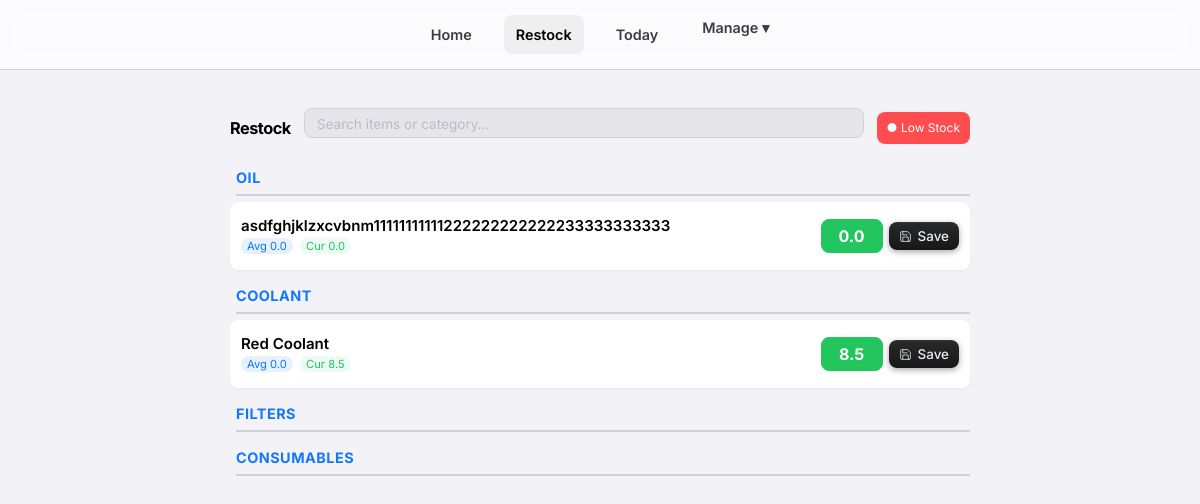
The page /stock/ (signed in) on the database its author committed.
### consumables/models.py (models this page shows, shortened)
class Category(models.Model):
    name = models.CharField(max_length=100)
    class Meta:
        verbose_name_plural = "Categories"

class Item(models.Model):
    category = models.ForeignKey(Category, related_name='items', on_delete=models.CASCADE)
    subcategory = models.ForeignKey(SubCategory, related_name='items', on_delete=models.SET_NULL, null=True, blank=True)
    name = models.CharField(max_length=200)
    average_stock = models.FloatField(default=0, help_text="Ideal stock level for calculation")
    current_stock = models.FloatField(default=0)
    usage_count = models.FloatField(default=0, help_text="Cached popularity score (frequency of use)")
    score = models.IntegerField(default=1, help_text="Credits earned per unit taken")
    class Meta:
        constraints = [
            models.UniqueConstraint(
                fields=['category', 'name'],
                condition=models.Q(subcategory__isnull=True),
                name='unique_direct_item_idx'
            ),
            models.UniqueConstraint(
                fields=['subcategory', 'name'],
                name='unique_subcategory_item_idx'
            )
        ]
        ordering = ['-usage_count', 'name']
    def stock_percentage(self):
        if self.average_stock <= 0:
            return 100 # Default to full/green if no average set to avoid div/0 error showing red
        return (self.current_stock / self.average_stock) * 100
    def stock_status_color(self):
        pct = self.stock_percentage()
        if pct < 25:
            return "#ef4444" # Red
        elif pct < 50:
            return "#eab308" # Yellow
        else:
            return "#22c55e" # Green

### consumables/views.py (the view)
# urls.py: path('stock/', views.stock_list, name='stock_list'),
@login_required
def stock_list(request):
    categories = Category.objects.prefetch_related('items').all()
    return render(request, 'consumables/stock_list.html', {'categories': categories})

### consumables/templates/consumables/stock_list.html (shortened to what this page needs)
{% extends 'consumables/base.html' %}
{% block content %}
<div class="restock-container">
    <div class="top-row">
        <h2>Restock</h2>
        <div class="search-container">
            <input id="restockSearch" class="tiny-search" type="text" placeholder="Search items or category…">
        </div>
        <a href="{% url 'low_stock_list' %}" class="low-stock-btn">
            ● Low Stock
        </a>
    </div>
    {% for category in categories %}
    <div class="category-section">
        <h3 class="category-title">{{ category.name }}</h3>
        {% for item in category.items.all %}
        <form method="post" action="{% url 'update_stock' item.id %}" class="item-card" data-default-display="flex"
            style="background: linear-gradient(90deg, var(--card-bg) {{ item.stock_percentage|floatformat:0 }}%, transparent {{ item.stock_percentage|floatformat:0 }}%);">
            <div class="item-info">
                <div class="item-name" onclick="this.classList.toggle('expanded')">
                    {{ item.name }}
                </div>
                <div class="item-stock">
                    <span class="stock-badge avg-badge">Avg {{ item.average_stock }}</span>
                    <span class="stock-badge cur-badge" style="color:{{ item.stock_status_color }}">
                        Cur {{ item.current_stock }}
                    </span>
                </div>
            </div>
            <div class="controls">
                <input type="number" name="current_stock" value="{{ item.current_stock }}" inputmode="decimal"
                    step="0.1"
                    style="background-color: {{ item.stock_status_color }}; border-color: {{ item.stock_status_color }}; color: white; font-weight: bold;">
                <button type="submit" class="btn-save">
                    <svg viewBox="0 0 24 24" fill="none" stroke="currentColor" stroke-width="1.6" stroke-linecap="round"
                        stroke-linejoin="round">
                        <path d="M19 21H5a2 2 0 0 1-2-2V5a2 2 0 0 1 2-2h11l5 5v11a2 2 0 0 1-2 2z" />
                        <path d="M17 21v-8H7v8" />
                        <path d="M7 3v6h8" />
                    </svg>
                    Save
                </button>
            </div>
        </form>
        {% endfor %}
    </div>
    {% endfor %}
</div>
{% endblock %}

### consumables/static/css/style.css (style rules this page uses)
:root { --bg-color: #f2f2f7; --card-bg: #ffffff; --text-primary: #000000; --text-secondary: #3c3c43; --accent-red: #ff3b30; --accent-blue: #007aff; --accent-green: #34c759; --accent-yellow: #f59e0b; --border-color: #d1d1d6; --glass-bg: rgba(255, 255, 255, 0.7); --glass-border: rgba(0, 0, 0, 0.1); --input-bg: rgba(0, 0, 0, 0.05); }
* { box-sizing: border-box; margin: 0; padding: 0; font-family: 'Inter', -apple-system, BlinkMacSystemFont, "Segoe UI", Roboto, Helvetica, Arial, sans-serif; }
body { background-color: var(--bg-color); color: var(--text-primary); line-height: 1.6; padding-bottom: 80px; }
h1, h2, h3 { font-weight: 700; letter-spacing: -0.5px; margin-bottom: 1rem; color: var(--text-primary); }
a { color: var(--accent-blue); text-decoration: none; }
.category-section { margin-bottom: 40px; }
.category-title { font-size: 1.5rem; border-bottom: 2px solid var(--border-color); padding-bottom: 5px; margin-bottom: 10px; color: var(--accent-blue); text-transform: uppercase; letter-spacing: 1px; }
.item-card { background-color: var(--card-bg); padding: 15px; margin-bottom: 10px; border-radius: 12px; display: flex; justify-content: space-between; align-items: center; border: 1px solid var(--border-color); transition: transform 0.2s, box-shadow 0.2s; box-shadow: 0 1px 3px rgba(0, 0, 0, 0.05); }
.item-info { flex-grow: 1; min-width: 0; margin-right: 10px; }
.item-name { font-weight: 600; font-size: 1.1rem; color: var(--text-primary); white-space: nowrap; overflow: hidden; text-overflow: ellipsis; cursor: pointer; line-height: 1.3; }
.item-stock { font-size: 0.8rem; color: var(--text-secondary); }
input[type="text"], input[type="password"], input[type="number"], select { width: 100%; padding: 12px; margin: 8px 0; background-color: var(--input-bg); border: 1px solid var(--border-color); border-radius: 8px; color: var(--text-primary); font-size: 1rem; transition: border-color 0.2s, background-color 0.2s; }
.search-container { margin-bottom: 10px; padding: 0 5px; }
.tiny-search { width: 100%; background: var(--input-bg); border: 1px solid var(--border-color); border-radius: 20px; padding: 2px 10px; color: var(--text-primary); font-size: 0.8rem; line-height: normal; outline: none; transition: all 0.2s ease; margin: 0; box-sizing: border-box; height: 30px; }
.tiny-search::placeholder { color: var(--text-secondary); opacity: 0.6; font-size: 0.85rem; }

### rows shown on the page
Category: name "OIL"
Item: name "asdfghjklzxcvbnm11111111111222222222222233333333333", average_stock "0.0", current_stock "0.0"
Category: name "COOLANT"
Item: name "Red Coolant", average_stock "0.0", current_stock "8.5"
Category: name "FILTERS"
Category: name "CONSUMABLES"
